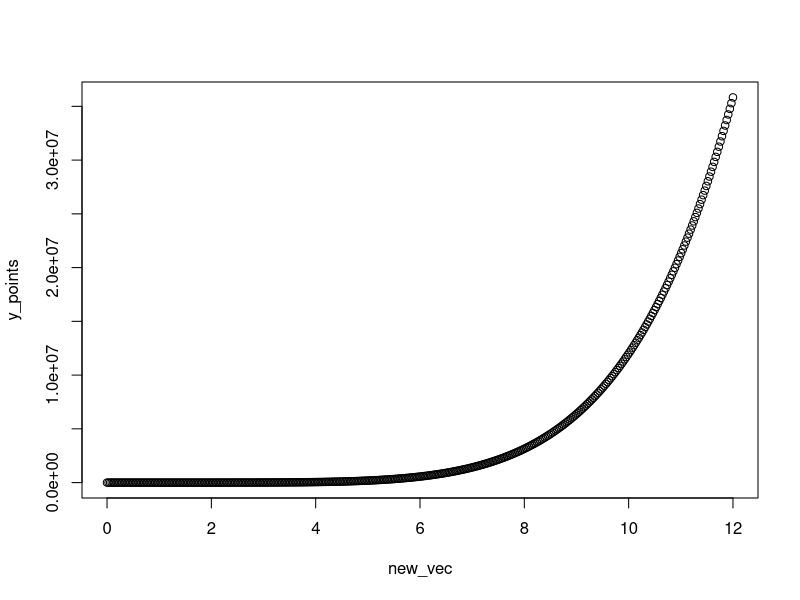

Generate this figure with R:
## ---- chunk 1
3*5
## ---- chunk 2
5^2
## ---- chunk 3
(8 + 22)/3
## ---- chunk 4
(12 - 2.8)^(1.5 + 1.3924)
## ---- chunk 5
(8/2.5)/3
## ---- chunk 6
(8 - 2.5)/3
## ---- chunk 7
8 - (2.5/3)
## ---- chunk 8
x <- 73
## ---- chunk 9
y <- 101 + 36
## ---- chunk 10
z <- x*y
## ---- chunk 11
(z - 1)^(0.25)
## ---- chunk 12
log10(10)
## ---- chunk 13
sqrt(y)
## ---- chunk 14
y^0.5
## ---- chunk 15
sum(x,y)
## ---- chunk 16
# collect x and y as a vector
xy_vec <- c(x,y)

mean(xy_vec)
## ---- chunk 17
w <- 67.8953
## ---- chunk 18
round(w)
## ---- chunk 19
round(w, 3)
## ---- chunk 20
# floor the value w
floor(w)

# ceiling the value w
ceiling(w)
## ---- chunk 21
rm(x, y, z, w)
## ---- chunk 22
x <- c(1, 3, 5, 7)
## ---- chunk 23
y <- c(2, 4, 6, 8)
## ---- chunk 24
y - x
## ---- chunk 25
z <- x*y
## ---- chunk 26
w <- sqrt(z)
## ---- chunk 27
mean(w)
## ---- chunk 28
median(z)
## ---- chunk 29
V1 <- c(1, 3, 5, 7, 9, 11)
## ---- chunk 30
mat1 <- matrix(V1, nrow = 2)
## ---- chunk 31
mat2 <- matrix(V1, nrow = 2, byrow = TRUE)
## ---- chunk 32
# compare mat1 and mat2
print(mat1)
print(mat2)
## ---- chunk 33
x[3]
## ---- chunk 34
# use the minus symbol to show a vector without a specific entry
# give all but the third value of the vector y
y[-3]
## ---- chunk 35
z[1] + w[4]
## ---- chunk 36
In <- c(1, 4)
## ---- chunk 37
my_vec <- c(sum(z[In]), sum(w[In]))
## ---- chunk 38
sum(y[y < 7])
## ---- chunk 39
mean(x[x >= 3])
## ---- chunk 40
mat1[1, 2]*mat2[2, 3]
## ---- chunk 41
V2 <- mat1[1, ] + mat2[2, ]
## ---- chunk 42
V3 <- mat2[, 2]*mean(mat1[2, ])
## ---- chunk 43
mat3 <- matrix(c(mat1[1, ], mat2[1, ]), 
               ncol = 2, 
               byrow = FALSE)
## ---- chunk 44
square_power <- function(x){
  value <- x^2
  return(value)
}
## ---- chunk 45
# use the function on the value 5
square_power(5)

# make some random number with rnorm
random_numbers <- rnorm(n = 15, mean = 0, sd = 1)

# use these random numbers on the square function
square_power(random_numbers)
## ---- chunk 46
# rename function appropriately 
power_function <- function(x, power){
  value <- x^power
  return(value)
}

# use the function on the random numbers with the power set to 5 and 20
power_function(random_numbers, power = 5)
power_function(random_numbers, power = 20)
## ---- chunk 47
# rename function appropriately 
my_function <- function(x, power, multiply = 2){
  value <- multiply*x^power
  return(value)
}

my_function(random_numbers, power = 6, multiply = 12)
## ---- chunk 48
new_vec <- seq(0, 12, l = 400)
y_points <- my_function(new_vec, power = 6, multiply = 12)

plot(new_vec, y_points)
